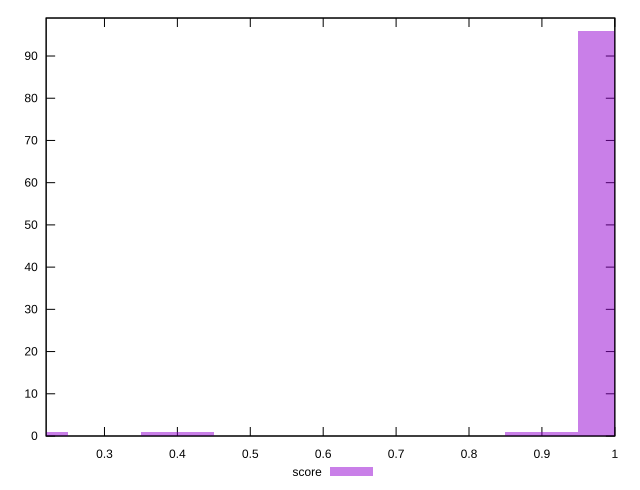

The script that saved this image:
reset

$score <<EOF
1 96
0.2 1
0.9 1
0.4 1
EOF

set key outside below
set boxwidth 0.1
set xrange [0.22:1]
set yrange [0:99]
set trange [0:99]
set style fill transparent solid 0.5 noborder
set terminal svg size 640, 490 enhanced background rgb 'white'
set output "reports/report_00030_2021-02-24T20-42-31.540Z/speed-index/samples/card/score/histogram.svg"

plot $score title "score" with boxes

reset
